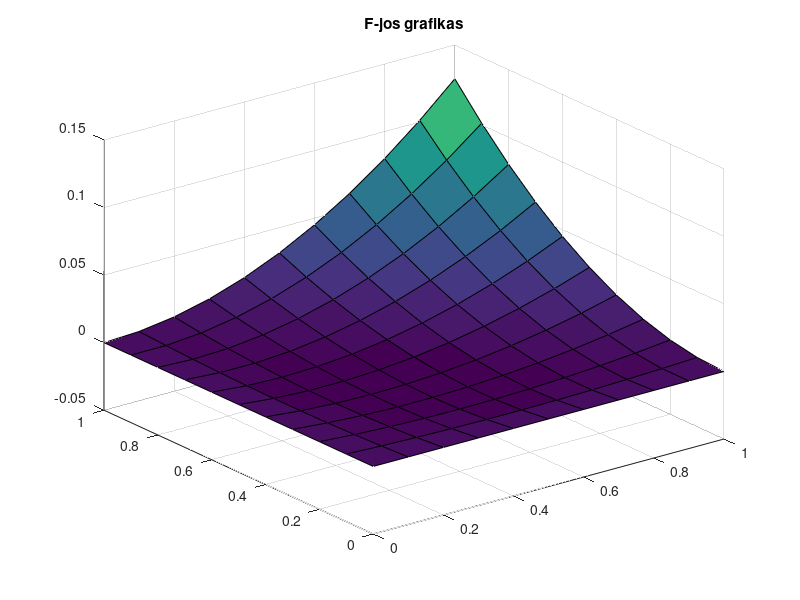

Source code (MATLAB): (Note: this script raises an error after producing the figure.)
f=@(X) (1 / 8) * (X(1)^2.*X(2)+X(1)*X(2)^2-X(1)*X(2));
fi = @(x1,x2) (1 / 8) * ((x1 .^ 2) .* x2 + x1 .* (x2 .^ 2) - x1 .* x2);
grad0 = @(X) [2 * X(1) * X(2) + X(2) .^ 2 - X(2), X(1) ^ 2 + 2 * X(1) * X(2) - X(1)];

X_0 = [0, 0];
X_1 = [1, 1];
X_m= [0/10, 5/10];

[x1, x2] = meshgrid(0:0.1:1, 0:0.1:1);
y = fi(x1,x2);
surf(x1, x2, y);
title(['F-jos grafikas']);

epsilon = 10 ^ (-5);
n = 1;
i = 0;

format long

dist = 10000;

X0 = X_m;

while (dist >= epsilon) 
    hold on;
      
      grad=grad0(X0);
      disp(X0);
      #disp(gamma);
      #fja = @(X) f(X0-X*grad);
      res=halving(f,X0,grad);
      gamma=res(1);
      #gamma = fminsearch(fja,0);
      #disp(res);
      i=i+res(2)+1;
      X0 = X0 - gamma .* grad; % naujas taskas

      dist = norm(grad);
      
    #fprintf('X0= %f %f f(x0)= %f k= %d i= %d \n', X0, f(X0), n,i);
 
    plot(X0(1), X0(2), 'r', 'markersize', 15);

    n = n + 1;
end
grid on;
hold off;